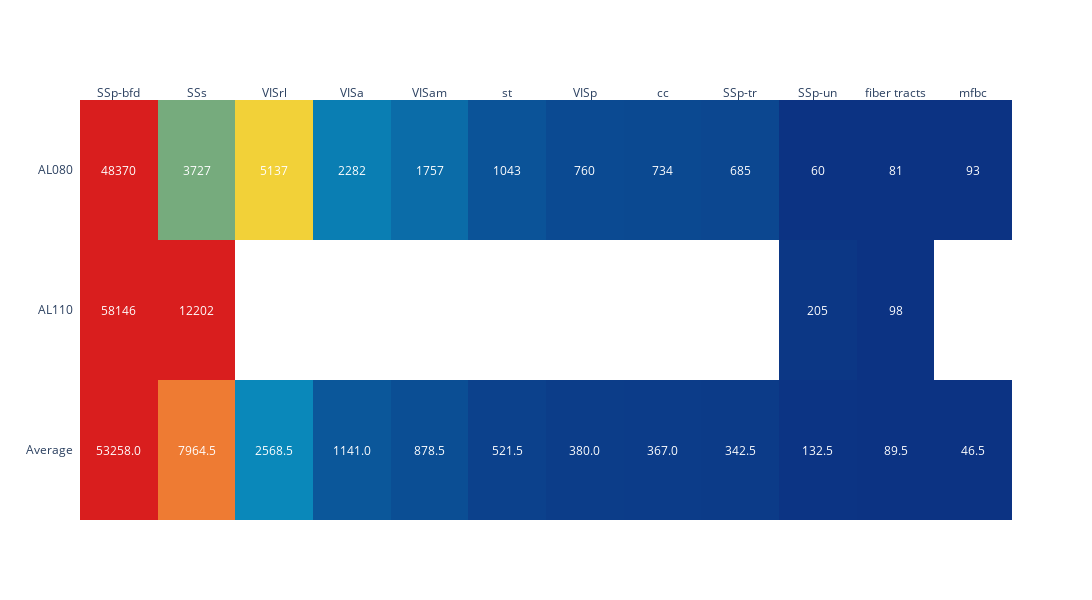

This figure's notebook cell:
### Code cell
fig = ff.create_annotated_heatmap(z=final.values, 
                                  colorscale='Portland',
                                  font_colors=['white'],
                                  zmax= 10000,
                                  zmin=100,
                                  y=y,
                                  x=x,
                                  hoverongaps = False,
                                  text=full_name
                                 )
fig.update_xaxes(visible=True, showgrid=False)
fig.update_yaxes(visible=True, showgrid=False)

fig.update_layout(
    width = 2000, height = 600,
    autosize = True,
    paper_bgcolor='rgba(0,0,0,0)',
    plot_bgcolor='rgba(0,0,0,0)'
)

fig.show()

fig.write_image(out_dir+"/heatmap.svg")

### Figure 1 — Plotly figure (JSON) as saved in the notebook; plotly's stock layout.template omitted (floating-point values rounded to 4 significant figures)
{"data": [{"colorscale": [[0, "rgb(12,51,131)"], [0.25, "rgb(10,136,186)"], [0.5, "rgb(242,211,56)"], [0.75, "rgb(242,143,56)"], [1, "rgb(217,30,30)"]], "hoverongaps": false, "reversescale": false, "showscale": false, "text": ["Primary somatosensory area, barrel field", "Supplemental somatosensory area", "Rostrolateral visual area", "Anterior area", "Anteromedial visual area", "stria terminalis", "Primary visual area", "corpus callosum", "Primary somatosensory area, trunk", "Primary somatosensory area, unassigned", "fiber tracts", "cerebrum related"], "type": "heatmap", "x": ["SSp-bfd", "SSs", "VISrl", "VISa", "VISam", "st", "VISp", "cc", "SSp-tr", "SSp-un", "fiber tracts", "mfbc"], "y": ["Average", "AL110", "AL080"], "z": [[53258, 7964.0, 2568.0, 1141, 878.5, 521.5, 380, 367, 342.5, 132.5, 89.5, 46.5], [58146, 12202, null, null, null, null, null, null, null, 205, 98, null], [48370, 3727, 5137, 2282, 1757, 1043, 760, 734, 685, 60, 81, 93]], "zmax": 10000, "zmin": 100}], "layout": {"annotations": [{"font": {"color": "white"}, "showarrow": false, "text": "53258.0", "x": "SSp-bfd", "xref": "x", "y": "Average", "yref": "y"}, {"font": {"color": "white"}, "showarrow": false, "text": "7964.5", "x": "SSs", "xref": "x", "y": "Average", "yref": "y"}, {"font": {"color": "white"}, "showarrow": false, "text": "2568.5", "x": "VISrl", "xref": "x", "y": "Average", "yref": "y"}, {"font": {"color": "white"}, "showarrow": false, "text": "1141.0", "x": "VISa", "xref": "x", "y": "Average", "yref": "y"}, {"font": {"color": "white"}, "showarrow": false, "text": "878.5", "x": "VISam", "xref": "x", "y": "Average", "yref": "y"}, {"font": {"color": "white"}, "showarrow": false, "text": "521.5", "x": "st", "xref": "x", "y": "Average", "yref": "y"}, {"font": {"color": "white"}, "showarrow": false, "text": "380.0", "x": "VISp", "xref": "x", "y": "Average", "yref": "y"}, {"font": {"color": "white"}, "showarrow": false, "text": "367.0", "x": "cc", "xref": "x", "y": "Average", "yref": "y"}, {"font": {"color": "white"}, "showarrow": false, "text": "342.5", "x": "SSp-tr", "xref": "x", "y": "Average", "yref": "y"}, {"font": {"color": "white"}, "showarrow": false, "text": "132.5", "x": "SSp-un", "xref": "x", "y": "Average", "yref": "y"}, {"font": {"color": "white"}, "showarrow": false, "text": "89.5", "x": "fiber tracts", "xref": "x", "y": "Average", "yref": "y"}, {"font": {"color": "white"}, "showarrow": false, "text": "46.5", "x": "mfbc", "xref": "x", "y": "Average", "yref": "y"}, {"font": {"color": "white"}, "showarrow": false, "text": "58146", "x": "SSp-bfd", "xref": "x", "y": "AL110", "yref": "y"}, {"font": {"color": "white"}, "showarrow": false, "text": "12202", "x": "SSs", "xref": "x", "y": "AL110", "yref": "y"}, {"font": {"color": "white"}, "showarrow": false, "text": "nan", "x": "VISrl", "xref": "x", "y": "AL110", "yref": "y"}, {"font": {"color": "white"}, "showarrow": false, "text": "nan", "x": "VISa", "xref": "x", "y": "AL110", "yref": "y"}, {"font": {"color": "white"}, "showarrow": false, "text": "nan", "x": "VISam", "xref": "x", "y": "AL110", "yref": "y"}, {"font": {"color": "white"}, "showarrow": false, "text": "nan", "x": "st", "xref": "x", "y": "AL110", "yref": "y"}, {"font": {"color": "white"}, "showarrow": false, "text": "nan", "x": "VISp", "xref": "x", "y": "AL110", "yref": "y"}, {"font": {"color": "white"}, "showarrow": false, "text": "nan", "x": "cc", "xref": "x", "y": "AL110", "yref": "y"}, {"font": {"color": "white"}, "showarrow": false, "text": "nan", "x": "SSp-tr", "xref": "x", "y": "AL110", "yref": "y"}, {"font": {"color": "white"}, "showarrow": false, "text": "205", "x": "SSp-un", "xref": "x", "y": "AL110", "yref": "y"}, {"font": {"color": "white"}, "showarrow": false, "text": "98", "x": "fiber tracts", "xref": "x", "y": "AL110", "yref": "y"}, {"font": {"color": "white"}, "showarrow": false, "text": "nan", "x": "mfbc", "xref": "x", "y": "AL110", "yref": "y"}, {"font": {"color": "white"}, "showarrow": false, "text": "48370", "x": "SSp-bfd", "xref": "x", "y": "AL080", "yref": "y"}, {"font": {"color": "white"}, "showarrow": false, "text": "3727", "x": "SSs", "xref": "x", "y": "AL080", "yref": "y"}, {"font": {"color": "white"}, "showarrow": false, "text": "5137", "x": "VISrl", "xref": "x", "y": "AL080", "yref": "y"}, {"font": {"color": "white"}, "showarrow": false, "text": "2282", "x": "VISa", "xref": "x", "y": "AL080", "yref": "y"}, {"font": {"color": "white"}, "showarrow": false, "text": "1757", "x": "VISam", "xref": "x", "y": "AL080", "yref": "y"}, {"font": {"color": "white"}, "showarrow": false, "text": "1043", "x": "st", "xref": "x", "y": "AL080", "yref": "y"}, {"font": {"color": "white"}, "showarrow": false, "text": "760", "x": "VISp", "xref": "x", "y": "AL080", "yref": "y"}, {"font": {"color": "white"}, "showarrow": false, "text": "734", "x": "cc", "xref": "x", "y": "AL080", "yref": "y"}, {"font": {"color": "white"}, "showarrow": false, "text": "685", "x": "SSp-tr", "xref": "x", "y": "AL080", "yref": "y"}, {"font": {"color": "white"}, "showarrow": false, "text": "60", "x": "SSp-un", "xref": "x", "y": "AL080", "yref": "y"}, {"font": {"color": "white"}, "showarrow": false, "text": "81", "x": "fiber tracts", "xref": "x", "y": "AL080", "yref": "y"}, {"font": {"color": "white"}, "showarrow": false, "text": "93", "x": "mfbc", "xref": "x", "y": "AL080", "yref": "y"}], "autosize": true, "height": 600, "paper_bgcolor": "rgba(0, 0, 0, 0)", "plot_bgcolor": "rgba(0, 0, 0, 0)", "width": 2000, "xaxis": {"autorange": true, "dtick": 1, "gridcolor": "rgb(0, 0, 0)", "range": [-0.5, 11.5], "showgrid": false, "side": "top", "ticks": "", "type": "category", "visible": true}, "yaxis": {"autorange": true, "dtick": 1, "range": [-0.5, 2.5], "showgrid": false, "ticks": "", "ticksuffix": "  ", "type": "category", "visible": true}}}
